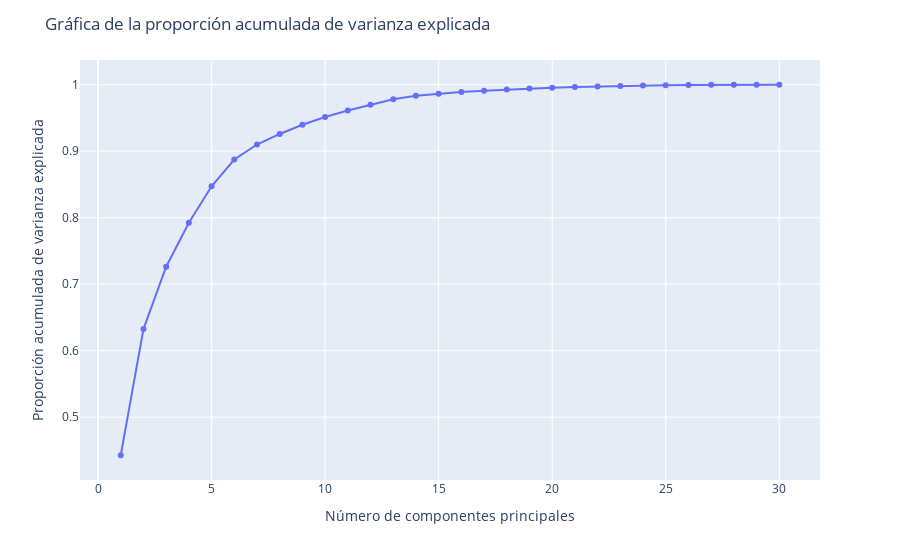

Notebook cell for this chart:
### Markdown cell above
## Gráfica de la proporción acumulada de varianza explicada
Una forma visual de decidir cuántas componentes principales seleccionar es trazar la proporción acumulada de varianza explicada en función del número de componentes principales. Esta gráfica también se conoce como "gráfica de codo" o "gráfica de Scree".

### Code cell
# Calcular la proporción acumulada de varianza explicada
cumulative_explained_variance_ratio = np.cumsum(explained_variance_ratio_full)

# Crear un gráfico de la proporción acumulada de varianza explicada
fig = px.line(x=range(1, len(cumulative_explained_variance_ratio) + 1), y=cumulative_explained_variance_ratio, markers=True)
fig.update_xaxes(title_text='Número de componentes principales')
fig.update_yaxes(title_text='Proporción acumulada de varianza explicada')
fig.update_layout(title='Gráfica de la proporción acumulada de varianza explicada')
fig.show()

### Figure 1 — Plotly figure (JSON) as saved in the notebook; plotly's stock layout.template omitted (floating-point values rounded to 4 significant figures)
{"data": [{"hovertemplate": "x=%{x}<br>y=%{y}<extra></extra>", "legendgroup": "", "line": {"color": "#636efa", "dash": "solid"}, "marker": {"symbol": "circle"}, "mode": "lines+markers", "name": "", "orientation": "v", "showlegend": false, "type": "scatter", "x": [1, 2, 3, 4, 5, 6, 7, 8, 9, 10, 11, 12, 13, 14, 15, 16, 17, 18, 19, 20, 21, 22, 23, 24, 25, 26, 27, 28, 29, 30], "xaxis": "x", "y": [0.4427, 0.6324, 0.7264, 0.7924, 0.8473, 0.8876, 0.9101, 0.926, 0.9399, 0.9516, 0.9614, 0.9701, 0.9781, 0.9834, 0.9865, 0.9892, 0.9911, 0.9929, 0.9945, 0.9956, 0.9966, 0.9975, 0.9983, 0.9989, 0.9994, 0.9997, 0.9999, 1.0, 1.0, 1.0], "yaxis": "y"}], "layout": {"legend": {"tracegroupgap": 0}, "margin": {"t": 60}, "title": {"text": "Gráfica de la proporción acumulada de varianza explicada"}, "xaxis": {"anchor": "y", "domain": [0, 1], "title": {"text": "Número de componentes principales"}}, "yaxis": {"anchor": "x", "domain": [0, 1], "title": {"text": "Proporción acumulada de varianza explicada"}}}}
